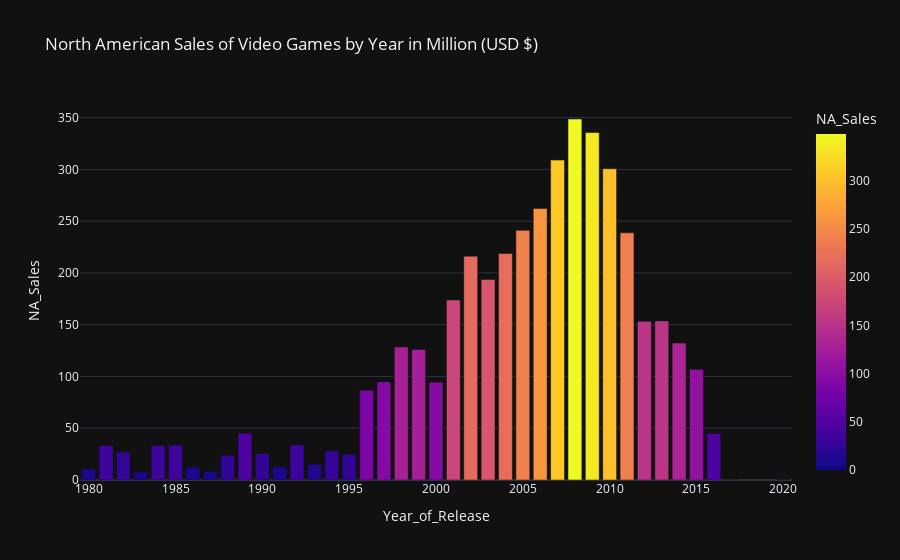

Notebook code for this chart:
### Code cell
#Showing North American Sales of Video Games by Year

fig1 = px.bar(df_nasales, x='Year_of_Release', y='NA_Sales', color='NA_Sales', template='plotly_dark', title='North American Sales of Video Games by Year in Million (USD $)')
fig1.show()

### Figure 1 — Plotly figure (JSON) as saved in the notebook; plotly's stock layout.template omitted (floating-point values rounded to 4 significant figures)
{"data": [{"alignmentgroup": "True", "hovertemplate": "Year_of_Release=%{x}<br>NA_Sales=%{marker.color}<extra></extra>", "legendgroup": "", "marker": {"color": [10.59, 33.4, 26.92, 7.76, 33.28, 33.73, 12.5, 8.46, 23.87, 45.15, 25.46, 12.76, 33.89, 15.12, 28.16, 24.83, 86.76, 94.75, 128.4, 126.1, 94.5, 174.0, 216.2, 193.6, 218.7, 241.1, 262.1, 309.0, 348.7, 335.6, 300.6, 238.7, 153.3, 153.7, 132.3, 106.9, 44.93, 0, 0.27], "coloraxis": "coloraxis", "pattern": {"shape": ""}}, "name": "", "offsetgroup": "", "orientation": "v", "showlegend": false, "textposition": "auto", "type": "bar", "x": [1980, 1981, 1982, 1983, 1984, 1985, 1986, 1987, 1988, 1989, 1990, 1991, 1992, 1993, 1994, 1995, 1996, 1997, 1998, 1999, 2000, 2001, 2002, 2003, 2004, 2005, 2006, 2007, 2008, 2009, 2010, 2011, 2012, 2013, 2014, 2015, 2016, 2017, 2020], "xaxis": "x", "y": [10.59, 33.4, 26.92, 7.76, 33.28, 33.73, 12.5, 8.46, 23.87, 45.15, 25.46, 12.76, 33.89, 15.12, 28.16, 24.83, 86.76, 94.75, 128.4, 126.1, 94.5, 174.0, 216.2, 193.6, 218.7, 241.1, 262.1, 309.0, 348.7, 335.6, 300.6, 238.7, 153.3, 153.7, 132.3, 106.9, 44.93, 0, 0.27], "yaxis": "y"}], "layout": {"barmode": "relative", "coloraxis": {"colorbar": {"title": {"text": "NA_Sales"}}, "colorscale": [[0, "#0d0887"], [0.1111, "#46039f"], [0.2222, "#7201a8"], [0.3333, "#9c179e"], [0.4444, "#bd3786"], [0.5556, "#d8576b"], [0.6667, "#ed7953"], [0.7778, "#fb9f3a"], [0.8889, "#fdca26"], [1, "#f0f921"]]}, "legend": {"tracegroupgap": 0}, "title": {"text": "North American Sales of Video Games by Year in Million (USD $)"}, "xaxis": {"anchor": "y", "domain": [0, 1], "title": {"text": "Year_of_Release"}}, "yaxis": {"anchor": "x", "domain": [0, 1], "title": {"text": "NA_Sales"}}}}
